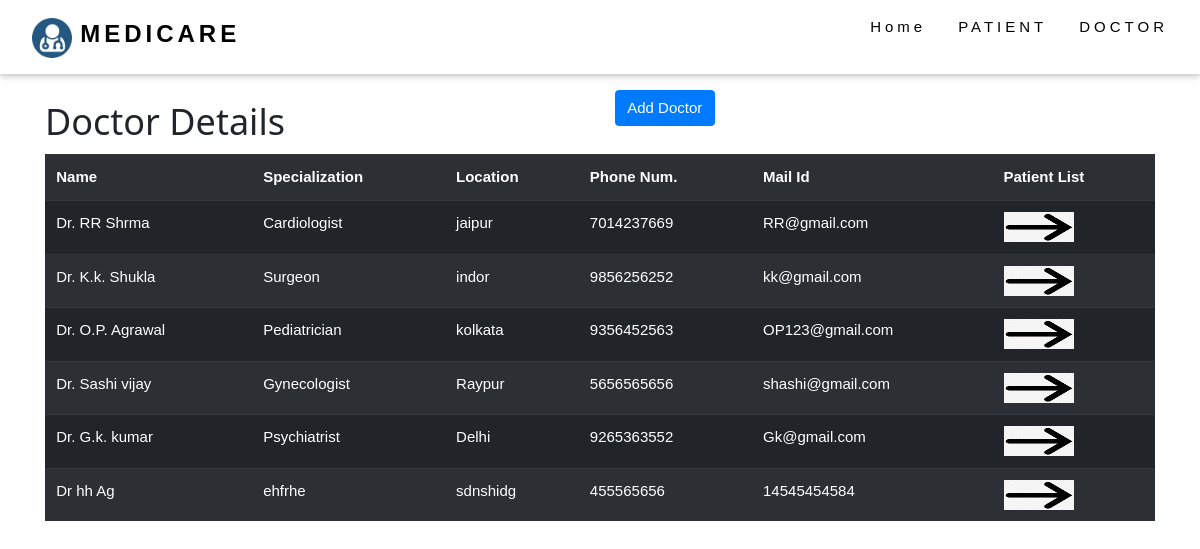
Screenshot of /doctor/ with the database file from the repository.
### Doctor/models.py (models this page shows, shortened)
class Doctor(models.Model):
    name=models.CharField(max_length=256)
    specialization=models.CharField(max_length=256)
    location=models.CharField(max_length=128)
    phone=models.CharField(max_length=10)
    mail=models.CharField(max_length=128)

### Doctor/views.py (the view)
# urls.py: path('doctor/',views.DoctorDetail,name='doctor'),
def DoctorDetail(request):
    dd=Doctor.objects.all()
    return render(request,'DoctorPatient/Doctor.html',{'DD':dd})

### templates/DoctorPatient/Doctor.html (shortened to what this page needs)
<!DOCTYPE html>
{% load static %}
<html lang="en" dir="ltr">
  <head>
  <link rel="stylesheet" href="https://maxcdn.bootstrapcdn.com/bootstrap/4.0.0/css/bootstrap.min.css">
    <link rel="stylesheet" href="{% static 'css/w3.css' %}">
    <link rel="stylesheet" href="{% static 'css/ac.css' %}">
  </head>
  <body>
    <div class="w3-top">
      <div class="w3-bar w3-white w3-wide w3-padding w3-card">
          <a href="{% url 'home' %}" class="w3-bar-item w3-button"><b><img src="{% static 'images/circle-cropped.png' %}" height="40"> <font size="5"> MEDICARE</font></b> </a>
        <div class="w3-right w3-hide-small">
          <a href="{% url 'home' %}" class="w3-bar-item w3-button">Home</a>
         <a href="{% url 'patient' %}" class="w3-bar-item w3-button">PATIENT</a>
             <a href="{% url 'doctor' %}"  class="w3-bar-item w3-button">DOCTOR</a>
        </div>
      </div>
    </div>
    <div class="container">
     <br/><br/><br/><br/>
      <div class="row">
        <div class="col-md-6"><h1>Doctor Details</h1> </div>
        <div class="col-md-6"><a class="btn btn-primary" href="{% url 'addDoctor' %}" >Add Doctor</a> </div>
        <div class="col-md-6"></div>
      </div>
    <table class="table table-striped table-hover table-dark">
      <tr>
        <th>Name</th>
        <th>Specialization</th>
        <th>Location</th>
        <th>Phone Num.</th>
        <th>Mail Id</th>
        <th>Patient List</th>
      </tr>
      {% for data in DD %}
        <tr>
          <td>{{data.name}}</td>
          <td>{{data.specialization}}</td>
          <td>{{data.location}}</td>
          <td>{{data.phone}}</td>
          <td>{{data.mail}}</td>
          <td><a href="{% url 'doctorPatients' data.id %}"><img class="tableimage" src="{% static 'images/arrow.png' %}" alt=""></a></td>
        </tr>
        {% endfor %}
    </table>
      </div>
  </body>
</html>

### static/css/w3.css (style rules this page uses)
*,*:before,*:after { box-sizing:inherit }
html { -ms-text-size-adjust:100%;-webkit-text-size-adjust:100% }
body { margin:0 }
a { background-color:transparent }
b,strong { font-weight:bolder }
img { border-style:none }
html,body { font-family:Verdana,sans-serif;font-size:15px;line-height:1.5 }
html { overflow-x:hidden }
h1 { font-size:36px }
h1,h2,h3,h4,h5,h6 { font-family:"Segoe UI",Arial,sans-serif;font-weight:400;margin:10px 0 }
.w3-wide { letter-spacing:4px }
img { vertical-align:middle }
a { color:inherit }
.w3-btn,.w3-button { border:none;display:inline-block;padding:8px 16px;vertical-align:middle;overflow:hidden;text-decoration:none;color:inherit;background-color:inherit;text-align:center;cursor:pointer;white-space:nowrap }
.w3-btn,.w3-button { -webkit-touch-callout:none;-webkit-user-select:none;-khtml-user-select:none;-moz-user-select:none;-ms-user-select:none;user-select:none }
.w3-bar { width:100%;overflow:hidden }
.w3-bar .w3-bar-item { padding:8px 16px;float:left;width:auto;border:none;display:block;outline:0 }
.w3-bar .w3-button { white-space:normal }
.w3-container:after,.w3-container:before,.w3-panel:after,.w3-panel:before,.w3-row:after,.w3-row:before,.w3-row-padding:after,.w3-row-padding:before, .w3-cell-row:before,.w3-cell-row:after,.w3-clear:after,.w3-clear:before,.w3-bar:before,.w3-bar:after { content:"";display:table;clear:both }
.w3-top,.w3-bottom { position:fixed;width:100%;z-index:1 }
.w3-top { top:0 }
.w3-card,.w3-card-2 { box-shadow:0 2px 5px 0 rgba(0,0,0,0.16),0 2px 10px 0 rgba(0,0,0,0.12) }
.w3-padding { padding:8px 16px!important }
.w3-right { float:right!important }
.w3-white,.w3-hover-white:hover { color:#000!important;background-color:#fff!important }

### templates/DoctorPatient/Doctor.html (style rules this page uses)
.tableimage { width: 70px; height: 30px; }

### rows the page displays
Doctor: name "Dr. RR Shrma", specialization "Cardiologist", location "jaipur", phone "7014237669", mail "RR@gmail.com"
Doctor: name "Dr. K.k. Shukla", specialization "Surgeon", location "indor", phone "9856256252", mail "kk@gmail.com"
Doctor: name "Dr. O.P. Agrawal", specialization "Pediatrician", location "kolkata", phone "9356452563", mail "OP123@gmail.com"
Doctor: name "Dr. Sashi vijay", specialization "Gynecologist", location "Raypur", phone "5656565656", mail "shashi@gmail.com"
Doctor: name "Dr. G.k. kumar", specialization "Psychiatrist", location "Delhi", phone "9265363552", mail "Gk@gmail.com"
Doctor: name "Dr hh Ag", specialization "ehfrhe", location "sdnshidg", phone "455565656", mail "14545454584"
